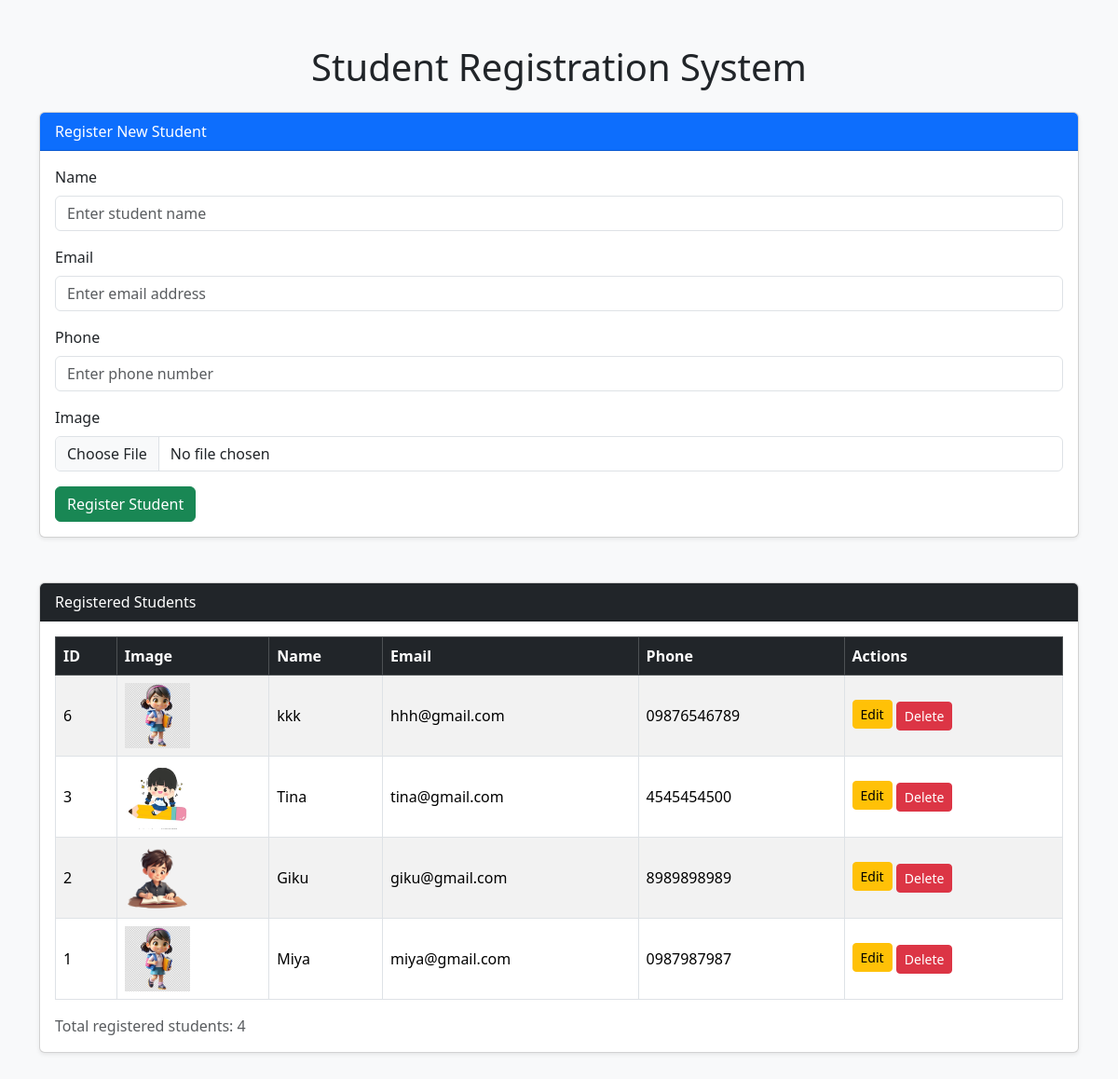
The page / on the database its author committed.
### studentapp/models.py (models this page shows, shortened)
class Student(models.Model):
    name = models.CharField(max_length=100)
    email = models.EmailField(unique=True)
    phone = models.CharField(max_length=15)
    image = models.ImageField(upload_to='student_images/')

### studentapp/views.py (the view)
# urls.py: path('', views.student_list, name='student_list'),
def student_list(request):
    if request.method == 'POST':
        form = StudentForm(request.POST, request.FILES)
        if form.is_valid():
            form.save()
            return redirect('student_list')
    else:
        form = StudentForm()
    students = Student.objects.all().order_by('-id')
    return render(request, 'student_list.html', {
        'form': form,
        'students': students,
        'edit_mode': False,
    })

### studentapp/forms.py
class StudentForm(forms.ModelForm):
    class Meta:
        model = Student
        fields = ['name', 'email', 'phone', 'image']
        widgets = {
            'name': forms.TextInput(attrs={
                'class': 'form-control',
                'placeholder': 'Enter student name'
            }),
            'email': forms.EmailInput(attrs={
                'class': 'form-control',
                'placeholder': 'Enter email address'
            }),
            'phone': forms.TextInput(attrs={
                'class': 'form-control',
                'placeholder': 'Enter phone number'
            }),
            'image': forms.ClearableFileInput(attrs={
                'class': 'form-control'
            }),
        }

### studentapp/templates/student_list.html (shortened to what this page needs)
<!DOCTYPE html>
<html lang="en">
<head>
    <link href="https://cdn.jsdelivr.net/npm/bootstrap@5.3.3/dist/css/bootstrap.min.css"
          rel="stylesheet">
</head>
<body class="bg-light">
<div class="container py-5">
    <h1 class="text-center mb-4">Student Registration System</h1>
    <div class="card shadow-sm mb-5">
        <div class="card-header bg-primary text-white">
            {% if edit_mode %}
                Edit Student Details
            {% else %}
                Register New Student
            {% endif %}
        </div>
        <div class="card-body">
            <form method="POST"
                  enctype="multipart/form-data"
                  action="{% if edit_mode %}{% url 'student_edit' editing_student.id %}{% else %}{% url 'student_list' %}{% endif %}">
                {% for field in form %}
                    <div class="mb-3">
                        <label class="form-label">
                            {{ field.label }}
                        </label>
                        {{ field }}
                    </div>
                {% endfor %}
                <button type="submit" class="btn btn-success">
                    {% if edit_mode %}
                        Update Student
                    {% else %}
                        Register Student
                    {% endif %}
                </button>
            </form>
        </div>
    </div>
    <div class="card shadow-sm">
        <div class="card-header bg-dark text-white">
            Registered Students
        </div>
        <div class="card-body">
            <div class="table-responsive">
                <table class="table table-bordered table-striped align-middle">
                    <thead class="table-dark">
                        <tr>
                            <th>ID</th>
                            <th>Image</th>
                            <th>Name</th>
                            <th>Email</th>
                            <th>Phone</th>
                            <th>Actions</th>
                        </tr>
                    </thead>
                    <tbody>
                        {% for student in students %}
                            <tr>
                                <td>{{ student.id }}</td>
                                <td>
                                    {% if student.image %}
                                        <img src="{{ student.image.url }}"
                                             alt="Student photo"
                                             width="70"
                                             height="70"
                                             style="object-fit: cover;">
                                    {% else %}
                                        No image
                                    {% endif %}
                                </td>
                                <td>{{ student.name }}</td>
                                <td>{{ student.email }}</td>
                                <td>{{ student.phone }}</td>
                                <td>
                                    <a href="{% url 'student_edit' student.id %}"
                                       class="btn btn-warning btn-sm mb-1">
                                        Edit
                                    </a>
                                    <form method="POST"
                                          action="{% url 'student_delete' student.id %}"
                                          onsubmit="return confirm('Are you sure you want to delete this student?');"
                                          class="d-inline">
                                        <button type="submit"
                                                class="btn btn-danger btn-sm">
                                            Delete
                                        </button>
                                    </form>
                                </td>
                            </tr>
                        {% empty %}
                            <tr>
                                <td colspan="6" class="text-center">
                                    No students registered yet.
                                </td>
                            </tr>
                        {% endfor %}
                    </tbody>
                </table>
            </div>
            <p class="text-muted mb-0">
                Total registered students: {{ students|length }}
            </p>
        </div>
    </div>
</div>
</body>
</html>

### rows shown on the page
Student: id "6", image (picture), name "kkk", email "hhh@gmail.com", phone "09876546789"
Student: id "3", image (picture), name "Tina", email "tina@gmail.com", phone "4545454500"
Student: id "2", image (picture), name "Giku", email "giku@gmail.com", phone "8989898989"
Student: id "1", image (picture), name "Miya", email "miya@gmail.com", phone "0987987987"

### other values the page prints
{{ field.label }} "Name" "Email" "Phone" "Image"
{{ students|length }} "4"
